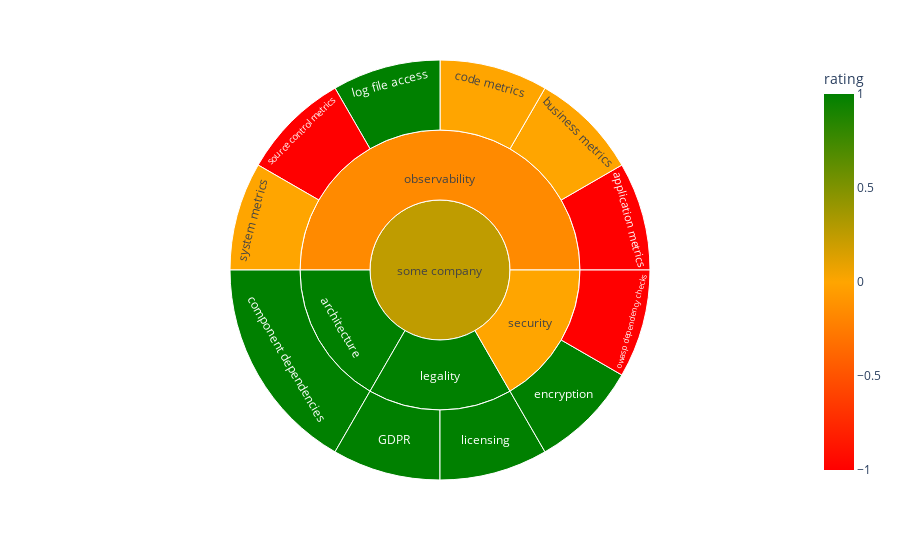

Here is the notebook cell this chart was saved with:
### Markdown cell above
When absent and not considered, c. C will be red, because it is the lowest grade when considering English grading systems. When considered, a bit present, but could be better, b. B will be orange to indicite there is room for improvement. When considered and present, a. A is green and no immediate action required.

### Code cell
fig = px.sunburst(df, path=['IT ecosystem', 'aspect', 'category'], values='weight',
                  color='rating', color_discrete_map={-1:'red', 0:'orange', 1:'green'},
                  color_continuous_scale=[[0, 'red'], [0.5, 'orange'], [1, 'green']])
fig.show()

### Figure 1 — Plotly figure (JSON) as saved in the notebook; plotly's stock layout.template omitted (floating-point values rounded to 4 significant figures)
{"data": [{"branchvalues": "total", "customdata": [[1], [-1], [0], [0], [1], [1], [1], [1], [-1], [-1], [0], [1], [1], [-0.1667], [0], [0.25]], "domain": {"x": [0, 1], "y": [0, 1]}, "hovertemplate": "labels=%{label}<br>weight=%{value}<br>parent=%{parent}<br>id=%{id}<br>rating=%{color}<extra></extra>", "ids": ["some company/legality/GDPR", "some company/observability/application metrics", "some company/observability/business metrics", "some company/observability/code metrics", "some company/architecture/component dependencies", "some company/security/encryption", "some company/legality/licensing", "some company/observability/log file access", "some company/security/owasp dependency checks", "some company/observability/source control metrics", "some company/observability/system metrics", "some company/architecture", "some company/legality", "some company/observability", "some company/security", "some company"], "labels": ["GDPR", "application metrics", "business metrics", "code metrics", "component dependencies", "encryption", "licensing", "log file access", "owasp dependency checks", "source control metrics", "system metrics", "architecture", "legality", "observability", "security", "some company"], "marker": {"coloraxis": "coloraxis", "colors": [1, -1, 0, 0, 1, 1, 1, 1, -1, -1, 0, 1, 1, -0.1667, 0, 0.25]}, "name": "", "parents": ["some company/legality", "some company/observability", "some company/observability", "some company/observability", "some company/architecture", "some company/security", "some company/legality", "some company/observability", "some company/security", "some company/observability", "some company/observability", "some company", "some company", "some company", "some company", ""], "type": "sunburst", "values": [1, 1, 1, 1, 2, 1, 1, 1, 1, 1, 1, 2, 2, 6, 2, 12]}], "layout": {"coloraxis": {"colorbar": {"title": {"text": "rating"}}, "colorscale": [[0, "red"], [0.5, "orange"], [1, "green"]]}, "legend": {"tracegroupgap": 0}, "margin": {"t": 60}}}
